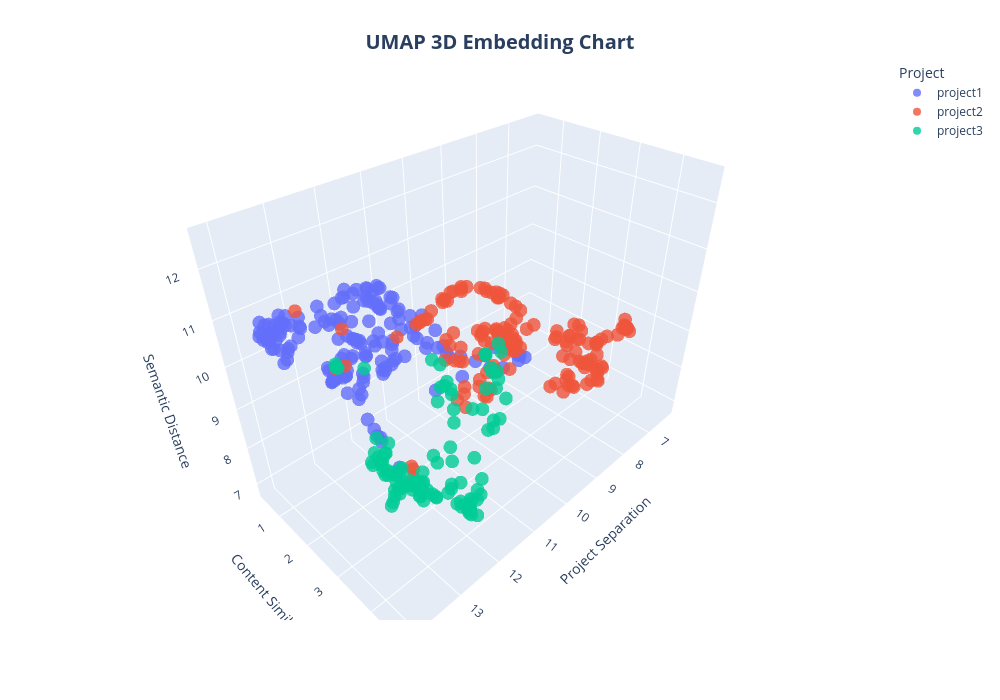

The notebook cell this image was saved under:
### Markdown cell above
### Visualization 3 — UMAP 3D

### Code cell
# UMAP projection
umap_model = umap.UMAP(
    n_components=3,
    min_dist=0.1,
    n_neighbors=15,
    random_state=42,
    metric='cosine'
)
reduced_vectors_umap = umap_model.fit_transform(vectors)

df_umap = pd.DataFrame({
    'UMAP 1': reduced_vectors_umap[:, 0],
    'UMAP 2': reduced_vectors_umap[:, 1],
    'UMAP 3': reduced_vectors_umap[:, 2],
    'Project': projects,
    'Type': doc_types,
    'Source': sources,
    'Headline': headlines,
    'Summary': [d[:80] for d in documents]
})

fig_umap = px.scatter_3d(
    df_umap,
    x='UMAP 1',
    y='UMAP 2',
    z='UMAP 3',
    color='Project',
    hover_data=['Project', 'Source', 'Type', 'Headline', 'Summary'],
    labels={'UMAP 1': 'Project Separation', 'UMAP 2': 'Content Similarity', 'UMAP 3': 'Semantic Distance'},
    height=700,
    width=1000
)

fig_umap.update_traces(marker=dict(size=8, opacity=0.8))
fig_umap.update_layout(
    font=dict(size=12),
    hovermode='closest',
    plot_bgcolor='rgba(240, 240, 240, 0.5)',
    title=dict(
        text='<b>UMAP 3D Embedding Chart</b>', x=0.5, y=0.95,
        font=dict(size=20)
    ))

fig_umap.write_html(results_fig / 'umap_3d_chart.html')
fig_umap.write_image(results_fig / 'umap_3d_chart.png', width=1200, height=800, scale=2)
fig_umap.show()

print('UMAP 3D chart saved')

### Figure 1 — Plotly figure (JSON) as saved in the notebook; plotly's stock layout.template omitted (floating-point values rounded to 4 significant figures; data arrays with more than 128 entries replaced by an {"elided": "..."} marker saying what was removed)
{"data": [{"customdata": {"elided": "170x5 str values"}, "hovertemplate": "Project=%{customdata[0]}<br>Project Separation=%{x}<br>Content Similarity=%{y}<br>Semantic Distance=%{z}<br>Source=%{customdata[1]}<br>Type=%{customdata[2]}<br>Headline=%{customdata[3]}<br>Summary=%{customdata[4]}<extra></extra>", "legendgroup": "project1", "marker": {"color": "#636efa", "opacity": 0.8, "size": 8, "symbol": "circle"}, "mode": "markers", "name": "project1", "scene": "scene", "showlegend": true, "type": "scatter3d", "x": {"elided": "170 float values"}, "y": {"elided": "170 float values"}, "z": {"elided": "170 float values"}}, {"customdata": {"elided": "158x5 str values"}, "hovertemplate": "Project=%{customdata[0]}<br>Project Separation=%{x}<br>Content Similarity=%{y}<br>Semantic Distance=%{z}<br>Source=%{customdata[1]}<br>Type=%{customdata[2]}<br>Headline=%{customdata[3]}<br>Summary=%{customdata[4]}<extra></extra>", "legendgroup": "project2", "marker": {"color": "#EF553B", "opacity": 0.8, "size": 8, "symbol": "circle"}, "mode": "markers", "name": "project2", "scene": "scene", "showlegend": true, "type": "scatter3d", "x": {"elided": "158 float values"}, "y": {"elided": "158 float values"}, "z": {"elided": "158 float values"}}, {"customdata": {"elided": "108x5 str values"}, "hovertemplate": "Project=%{customdata[0]}<br>Project Separation=%{x}<br>Content Similarity=%{y}<br>Semantic Distance=%{z}<br>Source=%{customdata[1]}<br>Type=%{customdata[2]}<br>Headline=%{customdata[3]}<br>Summary=%{customdata[4]}<extra></extra>", "legendgroup": "project3", "marker": {"color": "#00cc96", "opacity": 0.8, "size": 8, "symbol": "circle"}, "mode": "markers", "name": "project3", "scene": "scene", "showlegend": true, "type": "scatter3d", "x": [11.73, 11.74, 11.06, 12.13, 12.67, 12.56, 12.5, 10.51, 11.11, 10.61, 13.29, 13.18, 13.34, 10.75, 10.99, 11.37, 10.88, 12.28, 12.34, 12.2, 12.32, 12.4, 12.18, 12.22, 12.21, 12.34, 12.38, 12.28, 10.94, 12.37, 12.48, 12.25, 11.37, 10.99, 10.96, 11.38, 12.4, 12.13, 12.04, 12.59, 12.65, 12.19, 12.26, 12.34, 12.47, 12.45, 11.04, 10.69, 12.41, 12.23, 11.88, 12.16, 12.27, 12.11, 12.11, 11.36, 11.83, 10.99, 11.56, 12.44, 12.19, 12.07, 12.16, 12.35, 12.23, 12.21, 12.46, 12.53, 12.19, 12.5, 12.42, 12.51, 11.75, 12.55, 12.25, 12.38, 12.15, 12.13, 12.17, 12.83, 12.98, 12.91, 11.86, 11.3, 12.48, 11.12, 11.05, 11.19, 11.42, 12.24, 12.5, 11.75, 11.22, 12.18, 12.15, 12.37, 12.31, 11.89, 12.35, 12.2, 12.15, 12.27, 11.97, 12.25, 10.72, 13.41, 13.25, 13.2], "y": [4.233, 4.231, 3.223, 2.922, 4.492, 4.486, 4.618, 3.423, 3.9, 3.442, 4.176, 4.259, 3.934, 3.277, 3.63, 2.462, 2.221, 1.823, 2.047, 1.971, 1.736, 1.966, 1.514, 1.872, 2.283, 2.046, 1.991, 1.938, 2.174, 1.915, 1.722, 0.4808, 2.985, 3.423, 3.65, 2.875, 1.73, 2.662, 2.53, 2.478, 2.507, 2.7, 2.304, 2.353, 2.389, 2.377, 2.594, 1.898, 1.934, 2.559, 0.9273, 0.3922, 0.5001, 2.682, 2.392, 3.023, 3.022, 3.821, 3.241, 2.465, 2.961, 4.456, 4.465, 4.53, 3.858, 4.509, 4.585, 4.593, 4.071, 4.543, 4.729, 4.671, 3.969, 4.666, 4.381, 3.934, 2.79, 3.032, 2.589, 4.142, 4.224, 4.241, 3.454, 4.012, 4.613, 3.842, 3.823, 4.064, 3.993, 3.882, 1.778, 2.813, 2.39, 2.745, 2.687, 2.424, 2.444, 4.309, 4.23, 2.979, 2.83, 2.211, 3.605, 2.023, 3.772, 4.002, 4.233, 4.257], "z": [11.0, 11.02, 8.838, 7.697, 8.495, 8.324, 8.303, 10.01, 10.16, 10.26, 9.164, 9.235, 9.433, 9.197, 10.02, 9.773, 8.733, 7.398, 7.114, 7.866, 7.396, 7.236, 7.679, 7.53, 7.331, 7.239, 7.107, 7.624, 8.697, 7.39, 7.356, 8.996, 9.245, 8.915, 9.905, 9.491, 7.565, 7.193, 7.057, 6.845, 6.808, 7.175, 6.892, 6.943, 6.859, 7.003, 8.944, 8.994, 7.396, 7.113, 9.015, 8.888, 9.094, 7.171, 7.077, 8.895, 7.808, 9.866, 8.823, 7.487, 6.962, 8.222, 8.42, 8.377, 8.031, 8.245, 8.3, 8.309, 8.325, 8.387, 8.193, 8.239, 8.556, 8.307, 8.187, 8.095, 6.929, 7.275, 6.969, 8.518, 8.764, 8.639, 8.544, 9.02, 8.291, 8.982, 9.696, 9.208, 9.041, 8.17, 7.326, 7.796, 8.62, 7.207, 7.159, 6.878, 7.012, 8.376, 8.082, 7.223, 6.943, 6.983, 8.36, 7.111, 9.229, 9.242, 9.279, 9.209]}], "layout": {"font": {"size": 12}, "height": 700, "hovermode": "closest", "legend": {"title": {"text": "Project"}, "tracegroupgap": 0}, "margin": {"t": 60}, "plot_bgcolor": "rgba(240, 240, 240, 0.5)", "scene": {"domain": {"x": [0, 1], "y": [0, 1]}, "xaxis": {"title": {"text": "Project Separation"}}, "yaxis": {"title": {"text": "Content Similarity"}}, "zaxis": {"title": {"text": "Semantic Distance"}}}, "title": {"font": {"size": 20}, "text": "<b>UMAP 3D Embedding Chart</b>", "x": 0.5, "y": 0.95}, "width": 1000}}
